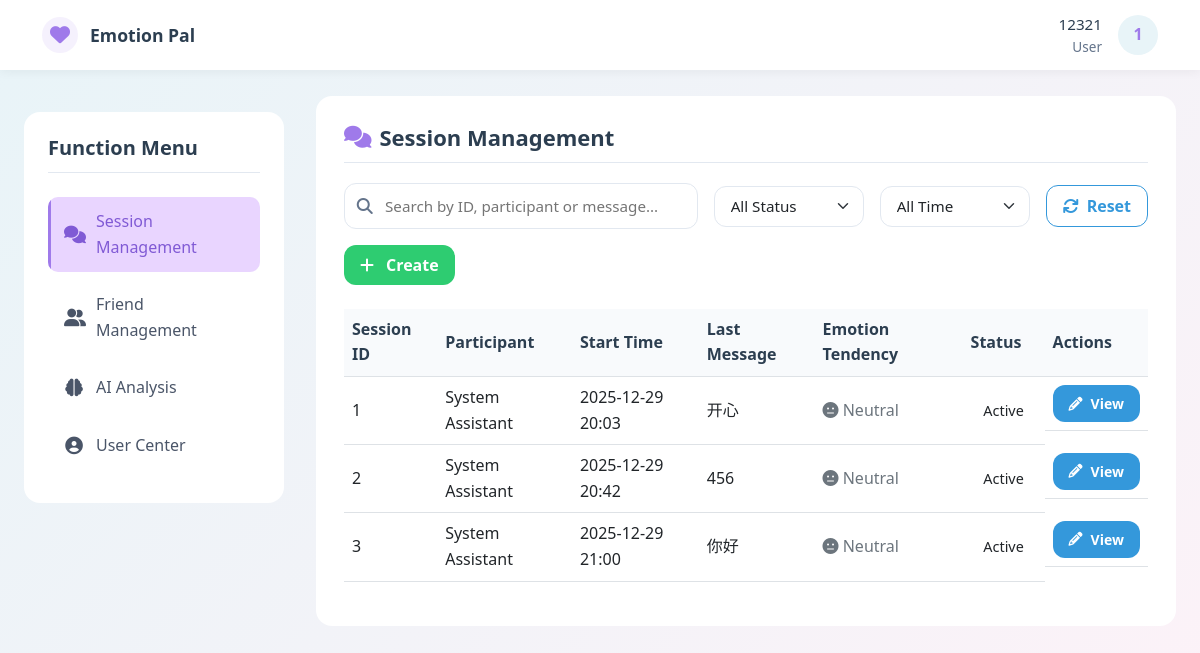
Page /session_management (signed in) on the earlier database version.
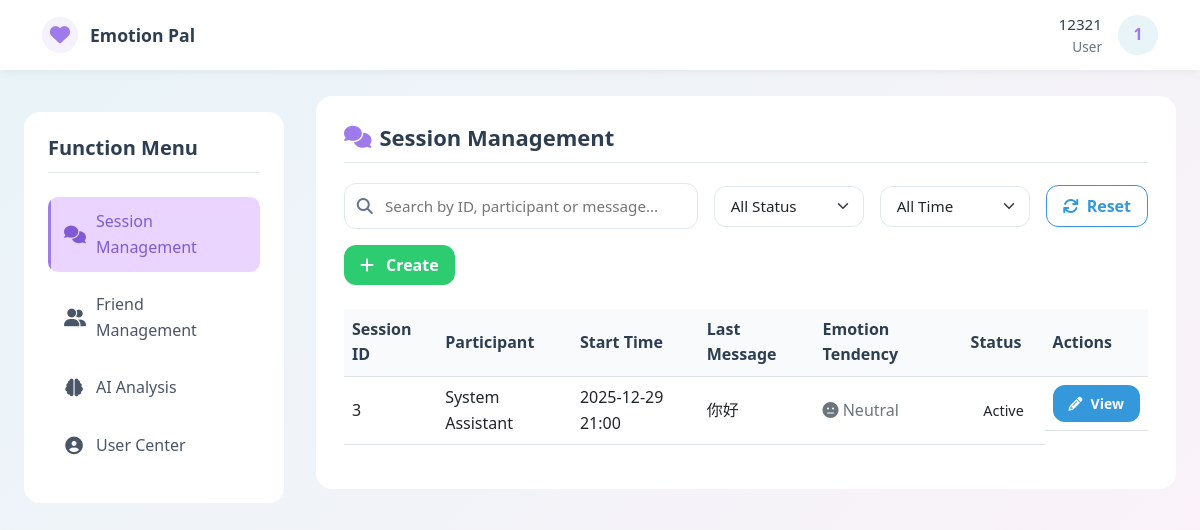
Same page on the later database version.
### models.py (models this page shows, shortened)
class ChatSession(db.Model):
    __tablename__ = 'chat_sessions'
    id = db.Column(db.Integer, primary_key=True, autoincrement=True)
    user_id = db.Column(db.Integer, db.ForeignKey('users.id'), nullable=False, comment='发起会话的用户ID')
    agent_id = db.Column(db.Integer, db.ForeignKey('users.id'), nullable=True, comment='处理会话的客服ID')
    service_id = db.Column(db.Integer, db.ForeignKey('services.id'), nullable=True, comment='关联服务ID')
    appointment_id = db.Column(db.Integer, db.ForeignKey('appointments.id'), nullable=True, comment='关联预约ID')
    start_time = db.Column(db.DateTime, default=lambda: datetime.now(UTC), comment='会话开始时间')
    end_time = db.Column(db.DateTime, nullable=True, comment='会话结束时间')
    status = db.Column(db.String(20), default='active', comment='状态：active/closed/timeout')
    last_message_time = db.Column(db.DateTime, nullable=True, comment='最后消息时间')
    initiator = db.relationship('User', foreign_keys=[user_id], back_populates='initiated_chat_sessions')
    handler = db.relationship('User', foreign_keys=[agent_id], back_populates='handled_chat_sessions')
    service = db.relationship('Service', back_populates='chat_sessions', lazy=True)
    appointment = db.relationship('Appointment', back_populates='chat_session', lazy=True)
    messages = db.relationship('Message', backref='chat_session', lazy=True, cascade='all, delete-orphan')
    def __repr__(self) -> str:
        return f"<ChatSession(id={self.id}, user_id={self.user_id}, status='{self.status}')>"

class Message(db.Model):
    __tablename__ = 'messages'  # 复数表名
    id = db.Column(db.Integer, primary_key=True, autoincrement=True)
    session_id = db.Column(db.Integer, db.ForeignKey('chat_sessions.id'), nullable=False, comment='会话ID')
    sender_id = db.Column(db.Integer, db.ForeignKey('users.id'), nullable=False, comment='发送者ID')
    receiver_id = db.Column(db.Integer, db.ForeignKey('users.id'), nullable=True, comment='接收者ID')
    text = db.Column(db.Text, nullable=False, comment='消息内容')
    timestamp = db.Column(db.DateTime, default=lambda: datetime.now(UTC), comment='发送时间')
    sentiment = db.Column(db.Float, nullable=True, comment='情感分析得分（-1~1）')
    message_type = db.Column(db.String(10), default='text', comment='消息类型：text/image/file')
    is_read = db.Column(db.Boolean, default=False, comment='是否已读')
    file_url = db.Column(db.String(255), nullable=True, comment='文件/图片URL（非文本消息）')
    sender = db.relationship('User', foreign_keys=[sender_id], backref='sent_messages', lazy=True)
    receiver = db.relationship('User', foreign_keys=[receiver_id], backref='received_messages', lazy=True)

### routes.py (the view, shortened to what this page needs)
    @app.route('/session_management')
    def session_management():
        if 'user_id' not in session:
            return redirect(url_for('login'))
        role = session['role']
        user_id = session['user_id']
        if role == 'user':
            my_sessions = ChatSession.query.filter(
                db.or_(db.and_(ChatSession.user_id == user_id), db.and_(ChatSession.agent_id == user_id))).all()
            pending_sessions = []
            agents = []
        for sess in my_sessions + pending_sessions:
            last_msg = Message.query.filter_by(session_id=sess.id).order_by(Message.timestamp.desc()).first()
            sess.last_message = last_msg
            first_msg = Message.query.filter_by(session_id=sess.id).order_by(Message.timestamp).first()
            sess.first_message = first_msg
            all_msgs = Message.query.filter_by(session_id=sess.id).all()
            if all_msgs:
                sentiment_sum = sum(msg.sentiment for msg in all_msgs)
                sess.average_sentiment = sentiment_sum / len(all_msgs)
            else:
                sess.average_sentiment = 0
        friend_relations = FriendRelation.query.filter(
            db.or_(
                FriendRelation.user_id == user_id,
                FriendRelation.friend_id == user_id,
                FriendRelation.status == 'accepted'
            )
        ).all()
        relation_dicts = []
        for rel in friend_relations:
            rel_dict = {
                'id': rel.id,
                'user_id': rel.user_id,
                'friend_id': rel.friend_id,
                'status': rel.status,
                'user_name': rel.user.username,
                'friend_name': rel.friend.username
            }
            rel_dict['friend_id_target'] = rel.friend_id if rel.user_id == user_id else rel.user_id
            relation_dicts.append(rel_dict)
        print(pending_sessions)
        print(my_sessions)
        print(agents)
        print(relation_dicts)
        print(friend_relations)
        return render_template(
            'session_management.html',
            my_sessions=my_sessions,
            pending_sessions=pending_sessions,
            agents=agents,
            friends=friend_relations,  # 将关系列表转换为JSON字符串relation_dicts
        )

### models.py (called while the page is built)
    def __repr__(self):
        return f"<FriendRelation(id={self.id}, user_id={self.user_id}, friend_id={self.friend_id}, status='{self.status}')>"

### templates/session_management.html (shortened to what the changed rows need)
<!DOCTYPE html>
<html lang="en">
<head>
    <link href="https://cdn.jsdelivr.net/npm/bootstrap@5.3.0/dist/css/bootstrap.min.css" rel="stylesheet">
    <link rel="stylesheet" href="https://cdnjs.cloudflare.com/ajax/libs/font-awesome/6.4.0/css/all.min.css">
</head>
<body>
<div class="main-container">
    <div class="content-area">
        <div class="section-card">
            <h2><i class="fa fa-comments" aria-hidden="true"></i> Session Management</h2>
            <div id="sessionListContainer">
                <div class="table-responsive" id="sessionTableContainer">
                    <table class="table table-hover" id="sessionTable">
                        <thead>
                        <tr>
                            <th>Session ID</th>
                            <th>Participant</th>
                            <th>Start Time</th>
                            <th>Last Message</th>
                            <th>Emotion Tendency</th>
                            <th>Status</th>
                            <th>Actions</th>
                        </tr>
                        </thead>
                        <tbody id="sessionTableBody">
                        {% for sess in my_sessions %}
                        <tr data-session-id="{{ sess.id }}"
                            data-status="{{ 'active' if not sess.end_time else 'ended' }}"
                            data-agent="{{ sess.agent.id if sess.agent else '' }}"
                            data-time="{{ sess.start_time.strftime('%Y-%m-%d') }}">
                            <td>{{ sess.id }}</td>
                            <td>
                                {% if session.role == 'user' %}
                                {{ sess.agent.username if sess.agent else 'System Assistant' }}
                                {% else %}
                                {{ sess.initiator.username }}
                                {% endif %}
                            </td>
                            <td>{{ sess.start_time.strftime('%Y-%m-%d %H:%M') }}</td>
                            <td>
                                {{ sess.last_message.text|truncate(20) if sess.last_message else 'No messages' }}
                            </td>
                            <td>
                                {% if sess.average_sentiment %}
                                {% if sess.average_sentiment > 0.5 %}
                                <span class="text-success"><i class="fa fa-smile" aria-hidden="true"></i> Positive</span>
                                {% elif sess.average_sentiment < -0.5 %}
                                <span class="text-danger"><i class="fa fa-frown" aria-hidden="true"></i> Negative</span>
                                {% else %}
                                <span class="text-secondary"><i class="fa fa-meh" aria-hidden="true"></i> Neutral</span>
                                {% endif %}
                                {% else %}
                                -
                                {% endif %}
                            </td>
                            <td>
                                <span class="status-badge {{ 'status-active' if not sess.end_time else 'status-ended' }}">
                                    {{ 'Active' if not sess.end_time else 'Ended' }}
                                </span>
                            </td>
                            <td class="session-actions">
                                <a href="/chat/{{ sess.id }}" class="btn btn-primary btn-sm"
                                   aria-label="View session {{ sess.id }}" tabindex="0">
                                    <i class="fa fa-pencil" aria-hidden="true"></i> View
                                </a>
                            </td>
                        </tr>
                        {% endfor %}
                        </tbody>
                    </table>
                </div>
            </div>
        </div>
    </div>
</div>
</body>
</html>

Differences in the rows shown:
removed ChatSession: id "1", agent "System Assistant", start_time "2025-12-29 20:03", last_message.text "开心", end_time "Active"
removed ChatSession: id "2", agent "System Assistant", start_time "2025-12-29 20:42", last_message.text "456", end_time "Active"
